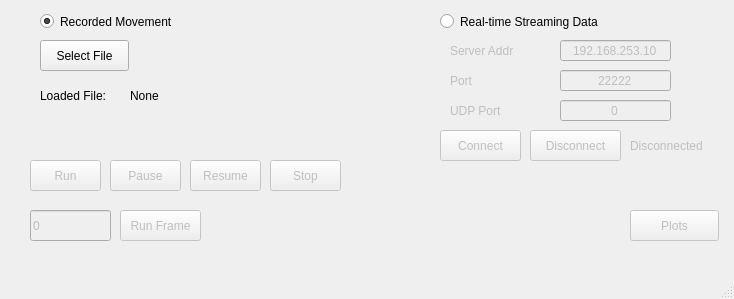
<?xml version="1.0" encoding="UTF-8"?>
<ui version="4.0">
 <class>MainWindow</class>
 <widget class="QMainWindow" name="MainWindow">
  <property name="geometry">
   <rect>
    <x>0</x>
    <y>0</y>
    <width>734</width>
    <height>299</height>
   </rect>
  </property>
  <property name="windowTitle">
   <string>MainWindow</string>
  </property>
  <widget class="QWidget" name="centralwidget">
   <widget class="QPushButton" name="pushButton_execMovement">
    <property name="enabled">
     <bool>false</bool>
    </property>
    <property name="geometry">
     <rect>
      <x>30</x>
      <y>160</y>
      <width>71</width>
      <height>31</height>
     </rect>
    </property>
    <property name="text">
     <string>Run</string>
    </property>
   </widget>
   <widget class="QPushButton" name="pushButton_loadfile">
    <property name="enabled">
     <bool>true</bool>
    </property>
    <property name="geometry">
     <rect>
      <x>40</x>
      <y>40</y>
      <width>89</width>
      <height>31</height>
     </rect>
    </property>
    <property name="text">
     <string>Select File</string>
    </property>
   </widget>
   <widget class="QLabel" name="loadFileName_label">
    <property name="geometry">
     <rect>
      <x>130</x>
      <y>80</y>
      <width>151</width>
      <height>31</height>
     </rect>
    </property>
    <property name="text">
     <string>None</string>
    </property>
   </widget>
   <widget class="QPushButton" name="pushButton_plots">
    <property name="enabled">
     <bool>false</bool>
    </property>
    <property name="geometry">
     <rect>
      <x>630</x>
      <y>210</y>
      <width>89</width>
      <height>31</height>
     </rect>
    </property>
    <property name="text">
     <string>Plots</string>
    </property>
   </widget>
   <widget class="QPushButton" name="pushButton_execFrame">
    <property name="enabled">
     <bool>false</bool>
    </property>
    <property name="geometry">
     <rect>
      <x>120</x>
      <y>210</y>
      <width>81</width>
      <height>31</height>
     </rect>
    </property>
    <property name="text">
     <string>Run Frame</string>
    </property>
   </widget>
   <widget class="QLineEdit" name="lineEdit_frame">
    <property name="enabled">
     <bool>false</bool>
    </property>
    <property name="geometry">
     <rect>
      <x>30</x>
      <y>210</y>
      <width>81</width>
      <height>31</height>
     </rect>
    </property>
    <property name="text">
     <string>0</string>
    </property>
   </widget>
   <widget class="QPushButton" name="pushButton_stopMovement">
    <property name="enabled">
     <bool>false</bool>
    </property>
    <property name="geometry">
     <rect>
      <x>270</x>
      <y>160</y>
      <width>71</width>
      <height>31</height>
     </rect>
    </property>
    <property name="text">
     <string>Stop</string>
    </property>
   </widget>
   <widget class="QPushButton" name="pushButton_pauseMovement">
    <property name="enabled">
     <bool>false</bool>
    </property>
    <property name="geometry">
     <rect>
      <x>110</x>
      <y>160</y>
      <width>71</width>
      <height>31</height>
     </rect>
    </property>
    <property name="text">
     <string>Pause</string>
    </property>
   </widget>
   <widget class="QPushButton" name="pushButton_resumeMovement">
    <property name="enabled">
     <bool>false</bool>
    </property>
    <property name="geometry">
     <rect>
      <x>190</x>
      <y>160</y>
      <width>71</width>
      <height>31</height>
     </rect>
    </property>
    <property name="text">
     <string>Resume</string>
    </property>
   </widget>
   <widget class="QRadioButton" name="radioButton_loadFile">
    <property name="geometry">
     <rect>
      <x>40</x>
      <y>10</y>
      <width>181</width>
      <height>23</height>
     </rect>
    </property>
    <property name="text">
     <string>Recorded Movement</string>
    </property>
    <property name="checked">
     <bool>true</bool>
    </property>
   </widget>
   <widget class="QRadioButton" name="radioButton_streamData">
    <property name="enabled">
     <bool>true</bool>
    </property>
    <property name="geometry">
     <rect>
      <x>440</x>
      <y>10</y>
      <width>201</width>
      <height>23</height>
     </rect>
    </property>
    <property name="text">
     <string>Real-time Streaming Data</string>
    </property>
   </widget>
   <widget class="QPushButton" name="pushButton_connectServer">
    <property name="enabled">
     <bool>false</bool>
    </property>
    <property name="geometry">
     <rect>
      <x>440</x>
      <y>130</y>
      <width>81</width>
      <height>31</height>
     </rect>
    </property>
    <property name="text">
     <string>Connect</string>
    </property>
    <property name="checkable">
     <bool>false</bool>
    </property>
   </widget>
   <widget class="QLineEdit" name="lineEdit_serverAddr">
    <property name="enabled">
     <bool>false</bool>
    </property>
    <property name="geometry">
     <rect>
      <x>560</x>
      <y>40</y>
      <width>111</width>
      <height>21</height>
     </rect>
    </property>
    <property name="text">
     <string>192.168.253.10</string>
    </property>
    <property name="alignment">
     <set>Qt::AlignCenter</set>
    </property>
   </widget>
   <widget class="QLabel" name="serverStatus_label">
    <property name="enabled">
     <bool>false</bool>
    </property>
    <property name="geometry">
     <rect>
      <x>630</x>
      <y>130</y>
      <width>121</width>
      <height>31</height>
     </rect>
    </property>
    <property name="text">
     <string>Disconnected</string>
    </property>
   </widget>
   <widget class="QLabel" name="serverAddr_label">
    <property name="enabled">
     <bool>false</bool>
    </property>
    <property name="geometry">
     <rect>
      <x>450</x>
      <y>40</y>
      <width>91</width>
      <height>21</height>
     </rect>
    </property>
    <property name="text">
     <string>Server Addr</string>
    </property>
   </widget>
   <widget class="QLineEdit" name="lineEdit_port">
    <property name="enabled">
     <bool>false</bool>
    </property>
    <property name="geometry">
     <rect>
      <x>560</x>
      <y>70</y>
      <width>111</width>
      <height>21</height>
     </rect>
    </property>
    <property name="text">
     <string>22222</string>
    </property>
    <property name="alignment">
     <set>Qt::AlignCenter</set>
    </property>
   </widget>
   <widget class="QLabel" name="port_label">
    <property name="enabled">
     <bool>false</bool>
    </property>
    <property name="geometry">
     <rect>
      <x>450</x>
      <y>70</y>
      <width>91</width>
      <height>21</height>
     </rect>
    </property>
    <property name="text">
     <string>Port</string>
    </property>
   </widget>
   <widget class="QLabel" name="udpPort_label">
    <property name="enabled">
     <bool>false</bool>
    </property>
    <property name="geometry">
     <rect>
      <x>450</x>
      <y>100</y>
      <width>91</width>
      <height>21</height>
     </rect>
    </property>
    <property name="text">
     <string>UDP Port</string>
    </property>
   </widget>
   <widget class="QLineEdit" name="lineEdit_udpPort">
    <property name="enabled">
     <bool>false</bool>
    </property>
    <property name="geometry">
     <rect>
      <x>560</x>
      <y>100</y>
      <width>111</width>
      <height>21</height>
     </rect>
    </property>
    <property name="text">
     <string>0</string>
    </property>
    <property name="alignment">
     <set>Qt::AlignCenter</set>
    </property>
   </widget>
   <widget class="QLabel" name="loadedFile_label">
    <property name="geometry">
     <rect>
      <x>40</x>
      <y>80</y>
      <width>81</width>
      <height>31</height>
     </rect>
    </property>
    <property name="text">
     <string>Loaded File:</string>
    </property>
   </widget>
   <widget class="QPushButton" name="pushButton_disconnectServer">
    <property name="enabled">
     <bool>false</bool>
    </property>
    <property name="geometry">
     <rect>
      <x>530</x>
      <y>130</y>
      <width>91</width>
      <height>31</height>
     </rect>
    </property>
    <property name="text">
     <string>Disconnect</string>
    </property>
    <property name="checkable">
     <bool>false</bool>
    </property>
   </widget>
  </widget>
  <widget class="QMenuBar" name="menubar">
   <property name="geometry">
    <rect>
     <x>0</x>
     <y>0</y>
     <width>734</width>
     <height>22</height>
    </rect>
   </property>
  </widget>
  <widget class="QStatusBar" name="statusbar"/>
 </widget>
 <resources/>
 <connections/>
</ui>
